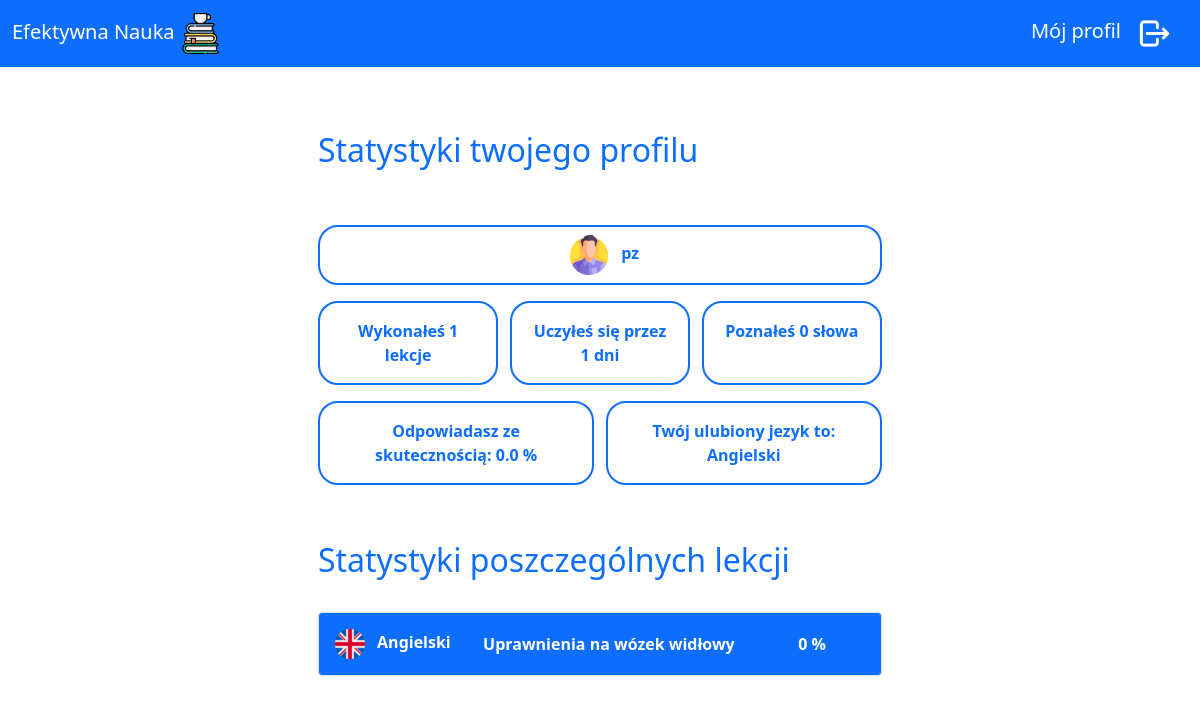
/stats (signed in), run on the app's committed database.
### swbo/models.py (models this page shows)
class groups(db.Model):
    id = db.Column("id", db.Integer, primary_key=True)
    name = db.Column(db.String(60))
    lang = db.Column(db.String(60))
    completion = db.Column(db.Integer, default=0)
    user_id = db.Column(db.Integer, db.ForeignKey("users.id"))
    card = db.relationship("cards", backref="group", lazy=True)
    lesson = db.relationship("lessons", backref="group", lazy=True)

### swbo/user/routes.py (the view)
@user.route("/stats")
def stats_page():
    if "logged_in" not in session:
        return redirect(url_for("login.login_page"))
    user_id = get_user_id(session["login"])
    users_groups = groups.query.filter_by(user_id=user_id).all()
    words = count_words(session["login"])
    lessons = count_lessons(session["login"])
    completion = count_completion(session["login"])
    lang = get_favorite_lang(session["login"])
    days = count_days(session["login"])
    return render_template("stats.html", groups=users_groups, words=words, lessons=lessons, completion=completion, lang = lang, days = days)

### swbo/user/utils.py (called while the page is built)
def get_user_id(user_login):
    return users.query.filter_by(login=user_login).first().id

def count_completion(user_login):
    user_id = get_user_id(user_login)
    user_groups = groups.query.filter_by(user_id=user_id).all()
    result = 0
    for group in user_groups:
        result += group.completion
    return round(result/len(user_groups),2)

def count_words(user_login):
    user_id = get_user_id(user_login)
    user_groups = groups.query.filter_by(user_id=user_id).all()
    result = 0
    for group in user_groups:
        words_in_group = cards.query.filter_by(group_id=group.id).all()
        known_words = int(group.completion)/100 * len(words_in_group)
        result += math.floor(known_words)
    return result

def count_lessons(user_login):
    user_id = get_user_id(user_login)
    user_groups = groups.query.filter_by(user_id=user_id).all()
    result = 0
    for group in user_groups:
        lessons_in_group = lessons.query.filter_by(group_id=group.id).all()
        result += len(lessons_in_group)
    return result

def get_favorite_lang(user_login):
    user_id = get_user_id(user_login)
    user_groups = groups.query.filter_by(user_id=user_id).all()
    user_lessons = []
    for group in user_groups:
        lessons_in_group = lessons.query.filter_by(group_id=group.id)
        for lesson in lessons_in_group:
            user_lessons.append(lesson.group.lang)
    counter = 0
    result = user_lessons[0]
    for i in user_lessons:
        curr_frequency = user_lessons.count(i)
        if (curr_frequency > counter):
            counter = curr_frequency
            result = i
    return result

def count_days(user_login):
    user_id = get_user_id(user_login)
    user_groups = groups.query.filter_by(user_id=user_id).all()
    user_lessons_dates = []
    for group in user_groups:
        lessons_in_group = lessons.query.filter_by(group_id=group.id)
        for lesson in lessons_in_group:
            user_lessons_dates.append(lesson.date)
    days_list = []
    for day in user_lessons_dates:
        if day not in days_list:
            days_list.append(day)
    return len(days_list)

### swbo/templates/stats.html (shortened to what this page needs)
{% extends "base.html" %}
{% block content %}
<h2 class="text-primary py-5 stats-header">Statystyki twojego profilu</h2>
<div class="stats">
    <div class="border border-2 border-primary  my-2 px-3 py-2 user misc-stats mx-auto w-100">
        <img src="{{url_for('static', filename='images/user_icon.png')}}" class="lang-icon px-2"/>
        {{session["login"]}}
    </div>
    <div class="d-flex flex-row justify-content-between">
        <div class="border border-2 border-primary  my-2 p-3 completion misc-stats">
            Wykonałeś {{lessons}}
            {% if lessons < 5 %}
                lekcje
            {% else %}
                lekcji
            {% endif %}
        </div>
        <div class="border border-2 border-primary  my-2 p-3 days misc-stats">Uczyłeś się przez {{days}} dni</div>
        <div class="border border-2 border-primary  my-2 p-3 learned-words misc-stats">
            Poznałeś {{words}}
            {% if words < 6 %}
                słowa
            {% else %}
                słów
            {% endif %}
        </div>
    </div>
    <div class="d-flex flex-row justify-content-between">
        <div class="border border-2 border-primary  my-2 p-3 top-lang misc-stats">Odpowiadasz ze skutecznością: {{completion}} %</div>
        <div class="border border-2 border-primary  my-2 p-3 completion misc-stats">Twój ulubiony jezyk to: {{lang}}</div>
    </div>
    <h2 class="text-primary pt-5 pb-2">Statystyki poszczególnych lekcji</h2>
     {% if groups %}
        {% for group in groups %}
            <div class="d-flex w-100 justify-content-between border bg-primary rounded my-4 align-items-center p-3 group-stats" >
                <div class="lang">
                    <img src="{{url_for('static', filename='images/languages_mini/' + group.lang + '.png')}}" class="lang-icon"/>
                    <p class="d-inline px-2">{{group.lang}}</p>
                </div>
                <div>{{group.name}}</div>
                <div>{{group.completion}} %</div>
            </div>
        {% endfor %}
    {% endif %}
</div>
{% endblock %}

### swbo/static/styles/style.css (style rules this page uses)
.stats { width: 65%; margin: 0 auto; }
.stats .user { width: 30%; }
.stats .group-stats * { color: #fff; }
.stats .group-stats > div { min-width: 20%; text-align: center; }
.stats .flex-row:nth-child(2) > div { width: 32%; }
.stats .flex-row:nth-child(3) > div { width: 49%; }
.stats .misc-stats { text-align: center; color: #0d6efd; font-weight: 600; border-radius: 20px 20px; }
.stats-header { width: 65%!important; margin: 0 auto; }
.practice .completion, .groups .completion, .lesson, .stats { font-weight: 600!important; }

### data on the page
groups: lang "Angielski", lang (picture), name "Uprawnienia na wózek widłowy", completion "0"

### other printed values
{{ session["login"] }} "pz"
{{ lessons }} "1"
{{ days }} "1"
{{ words }} "0"
{{ completion }} "0.0"
